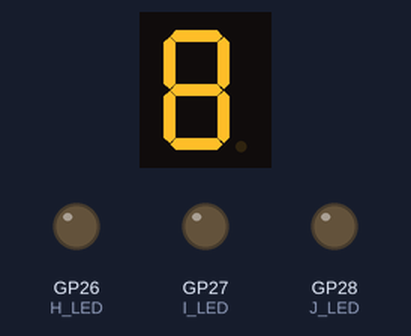
Recording of a program running on a simulated Raspberry Pi Pico running MicroPython. Shown: 1-digit seven-segment display, output pins drawn as LEDs (lit = HIGH). Random numbers come from a fixed seed; the segment pins are drawn as the display they are named for; pins used as bus, display or sensor lines are not drawn; what the program prints to the serial console is not drawn.

Above: at 0.51 s.
At 4.2 s:
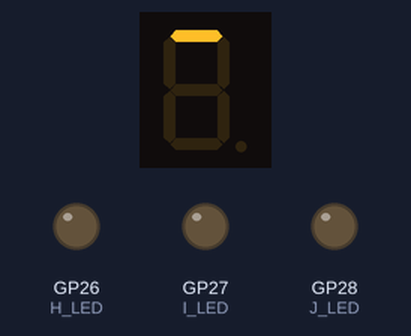
At 8.42 s:
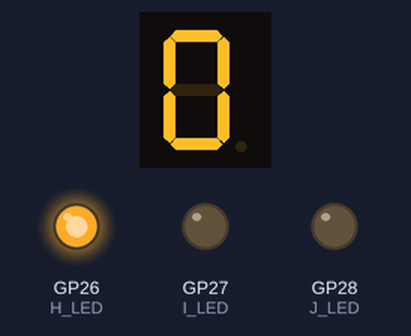
At 17.16 s:
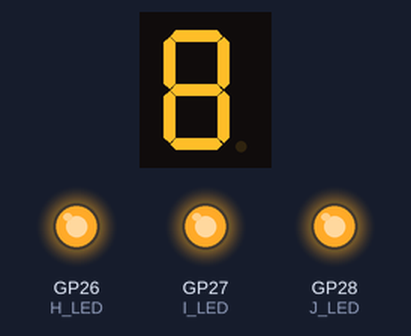
At 23.46 s:
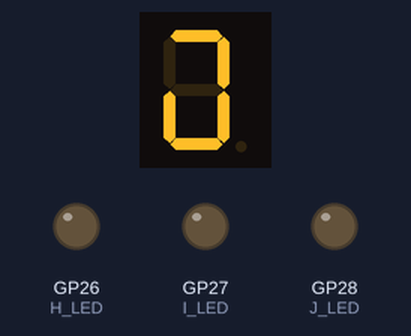
At 32.68 s:
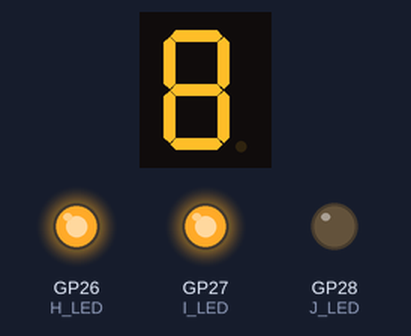
Timing chart, 0 to 40.0 s (numbered marks = the images above):
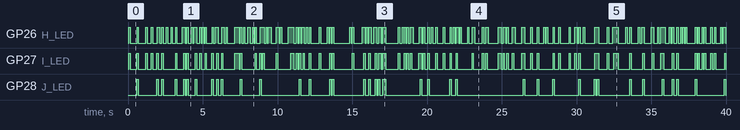

Measured:
- by itself, GP26 (H_LED): LOW → HIGH at 0.07 s, → LOW 0.09 s later, → HIGH 0.45 s later, → LOW 0.09 s later, … (214 changes in this stretch)
- by itself, GP27 (I_LED): LOW → HIGH at 0.06 s, → LOW 0.10 s later, → HIGH 0.44 s later, → LOW 0.10 s later, … (154 changes in this stretch)
- by itself, GP28 (J_LED): LOW → HIGH at 0.59 s, → LOW 0.10 s later, → HIGH 1.2 s later, → LOW 0.10 s later, … (76 changes in this stretch)

The program:

VU_Meter.py
```python
# Mimic a VU (Volume Unit) Meter display
# Bargraph LED display - 10 segment, multi color, Common cathode

#ALSO REQUIRED!!!
#220 ohm resistor for each Segment - connect to ground
#Wire according to information provided on associated video on YouTube

#Find pin #1 - usually the corner that has a chamfer
#pin 1 to pin 21/GP16
#Continue down this side connecting the pins as such
#pin 2 to pin 22/GP17
#pin 3 to pin 24/GP18
#pin 4 to pin 25/GP19
#pin 5 to pin 26/GP20
#pin 6 to pin 27/GP21
#pin 7 to pin 29/GP22
#pin 8 to pin 31/GP26
#pin 9 to pin 32/GP27
#pin 10 to pin 34/G28
#Connect all the pins on the opposite side to ground through a 220 Ohm resistor

#load libraries
import machine
import utime
import random   #used to get random numbers

A_LED = machine.Pin(16,machine.Pin.OUT)  #Create an output pin for each segment
B_LED = machine.Pin(17,machine.Pin.OUT)
C_LED = machine.Pin(18,machine.Pin.OUT)
D_LED = machine.Pin(19,machine.Pin.OUT)
E_LED = machine.Pin(20,machine.Pin.OUT)
F_LED = machine.Pin(21,machine.Pin.OUT)
G_LED = machine.Pin(22,machine.Pin.OUT)
H_LED = machine.Pin(26,machine.Pin.OUT)
I_LED = machine.Pin(27,machine.Pin.OUT)
J_LED = machine.Pin(28,machine.Pin.OUT)


def VU_Animated_Display(Delay, Value):
    if (Value >= 10):        #If Value in range - turn it on
        J_LED.value(1)       #Turn bar (LED) ON
        utime.sleep(Delay)   #Short pause to create animation
    else:                    #Value not in range to be on
        J_LED.value(0)       #turn the bar (LED) OFF

    if (Value >= 9):
        I_LED.value(1)
        utime.sleep(Delay)
    else:
        I_LED.value(0)

    if (Value >= 8):
        H_LED.value(1)
        utime.sleep(Delay)
    else:
        H_LED.value(0)

    if (Value >= 7):
        G_LED.value(1)
        utime.sleep(Delay)
    else:
        G_LED.value(0)

    if (Value >= 6):
        F_LED.value(1)
        utime.sleep(Delay)
    else:
        F_LED.value(0)

    if (Value >= 5):
        E_LED.value(1)
        utime.sleep(Delay)
    else:
        E_LED.value(0)

    if (Value >= 4):
        D_LED.value(1)
        utime.sleep(Delay)
    else:
        D_LED.value(0)

    if (Value >= 3):
        C_LED.value(1)
        utime.sleep(Delay)
    else:
        C_LED.value(0)

    if (Value >= 2):
        B_LED.value(1)
        utime.sleep(Delay)
    else:
        B_LED.value(0)

    if (Value >= 1):
        A_LED.value(1)
        utime.sleep(Delay)
    else:
        A_LED.value(0)


print("Ready, Set, GO!")
while True:
    Value = random.randint(0, 10)  #Create a random integer in range 0 to 10
    VU_Animated_Display(.005, Value)
    utime.sleep(.05)
```
